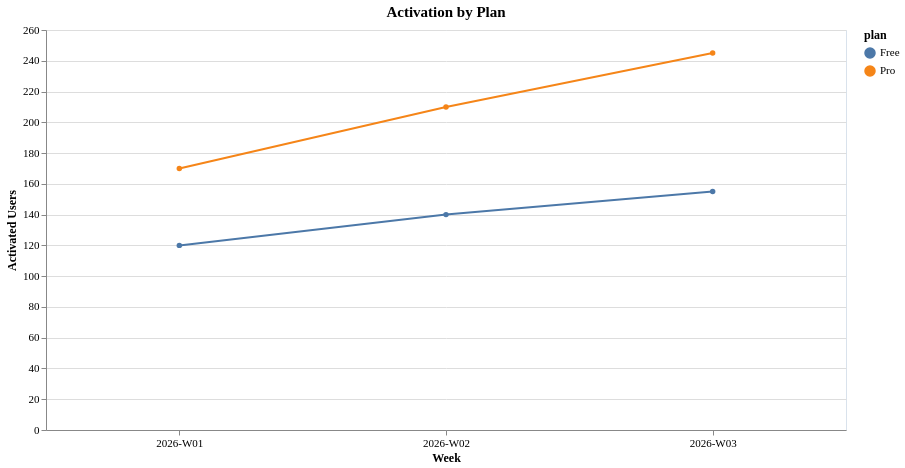

Specify this chart in Vega-Lite:
### Vega-Lite specification from a JSON file in a GitHub repository (floating-point values rounded to 4 significant figures)
{"config": {"view": {"continuousWidth": 300, "continuousHeight": 300, "stroke": "#d9e2ec"}, "axis": {"labelAngle": 0, "labelFontSize": 11, "titleFontSize": 12, "titleFontWeight": 600, "labelFont": "Hanken Grotesk", "titleFont": "Hanken Grotesk"}, "legend": {"labelFontSize": 11, "titleFontSize": 12, "titleFontWeight": 600, "labelFont": "Hanken Grotesk", "titleFont": "Hanken Grotesk"}, "title": {"fontSize": 15, "fontWeight": 600, "subtitleFontSize": 12, "subtitleFontWeight": 400, "font": "Hanken Grotesk", "subtitleFont": "Hanken Grotesk"}}, "data": {"name": "data-a27466a1ff1c16e2440260f2355193a8"}, "mark": {"type": "line", "point": true}, "encoding": {"color": {"field": "plan", "type": "nominal"}, "opacity": {"condition": {"param": "param_029f6f27ab98f4cc", "value": 1}, "value": 0.2}, "tooltip": [{"field": "week", "type": "nominal"}, {"field": "activated_users", "type": "quantitative"}, {"field": "plan", "type": "nominal"}], "x": {"axis": {"labelAngle": 0}, "field": "week", "title": "Week", "type": "nominal"}, "y": {"field": "activated_users", "title": "Activated Users", "type": "quantitative"}}, "height": 400, "params": [{"name": "param_029f6f27ab98f4cc", "select": {"type": "point", "fields": ["plan"]}, "bind": "legend"}], "title": "Activation by Plan", "width": 800, "$schema": "https://vega.github.io/schema/vega-lite/v6.4.1.json", "datasets": {"data-a27466a1ff1c16e2440260f2355193a8": [{"week": "2026-W01", "plan": "Pro", "activated_users": 170.0}, {"week": "2026-W03", "plan": "Pro", "activated_users": 245.0}, {"week": "2026-W02", "plan": "Free", "activated_users": 140.0}, {"week": "2026-W02", "plan": "Pro", "activated_users": 210.0}, {"week": "2026-W01", "plan": "Free", "activated_users": 120.0}, {"week": "2026-W03", "plan": "Free", "activated_users": 155.0}]}}
